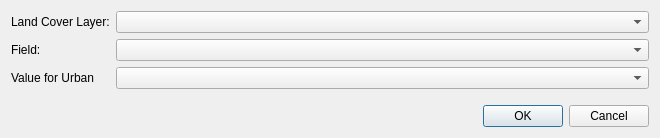
<?xml version="1.0" encoding="UTF-8"?>
<ui version="4.0">
 <class>Dialog</class>
 <widget class="QDialog" name="Dialog">
  <property name="geometry">
   <rect>
    <x>0</x>
    <y>0</y>
    <width>660</width>
    <height>138</height>
   </rect>
  </property>
  <property name="windowTitle">
   <string>Urban areas land cover selection</string>
  </property>
  <layout class="QGridLayout" name="gridLayout_2">
   <item row="1" column="0">
    <widget class="QDialogButtonBox" name="buttonBox">
     <property name="orientation">
      <enum>Qt::Horizontal</enum>
     </property>
     <property name="standardButtons">
      <set>QDialogButtonBox::Cancel|QDialogButtonBox::Ok</set>
     </property>
    </widget>
   </item>
   <item row="0" column="0">
    <layout class="QFormLayout" name="formLayout">
     <item row="0" column="0">
      <widget class="QLabel" name="label">
       <property name="text">
        <string>Land Cover Layer:</string>
       </property>
      </widget>
     </item>
     <item row="0" column="1">
      <widget class="QgsMapLayerComboBox" name="cbo_land_cover_layer"/>
     </item>
     <item row="1" column="0">
      <widget class="QLabel" name="label_2">
       <property name="text">
        <string>Field:</string>
       </property>
      </widget>
     </item>
     <item row="1" column="1">
      <widget class="QgsFieldComboBox" name="cbo_field"/>
     </item>
     <item row="2" column="0">
      <widget class="QLabel" name="label_3">
       <property name="text">
        <string>Value for Urban</string>
       </property>
      </widget>
     </item>
     <item row="2" column="1">
      <widget class="QComboBox" name="cbo_value"/>
     </item>
    </layout>
   </item>
  </layout>
 </widget>
 <customwidgets>
  <customwidget>
   <class>QgsFieldComboBox</class>
   <extends>QComboBox</extends>
   <header>qgsfieldcombobox.h</header>
  </customwidget>
  <customwidget>
   <class>QgsMapLayerComboBox</class>
   <extends>QComboBox</extends>
   <header>qgsmaplayercombobox.h</header>
  </customwidget>
 </customwidgets>
 <resources/>
 <connections>
  <connection>
   <sender>buttonBox</sender>
   <signal>accepted()</signal>
   <receiver>Dialog</receiver>
   <slot>accept()</slot>
   <hints>
    <hint type="sourcelabel">
     <x>248</x>
     <y>254</y>
    </hint>
    <hint type="destinationlabel">
     <x>157</x>
     <y>274</y>
    </hint>
   </hints>
  </connection>
  <connection>
   <sender>buttonBox</sender>
   <signal>rejected()</signal>
   <receiver>Dialog</receiver>
   <slot>reject()</slot>
   <hints>
    <hint type="sourcelabel">
     <x>316</x>
     <y>260</y>
    </hint>
    <hint type="destinationlabel">
     <x>286</x>
     <y>274</y>
    </hint>
   </hints>
  </connection>
 </connections>
</ui>
